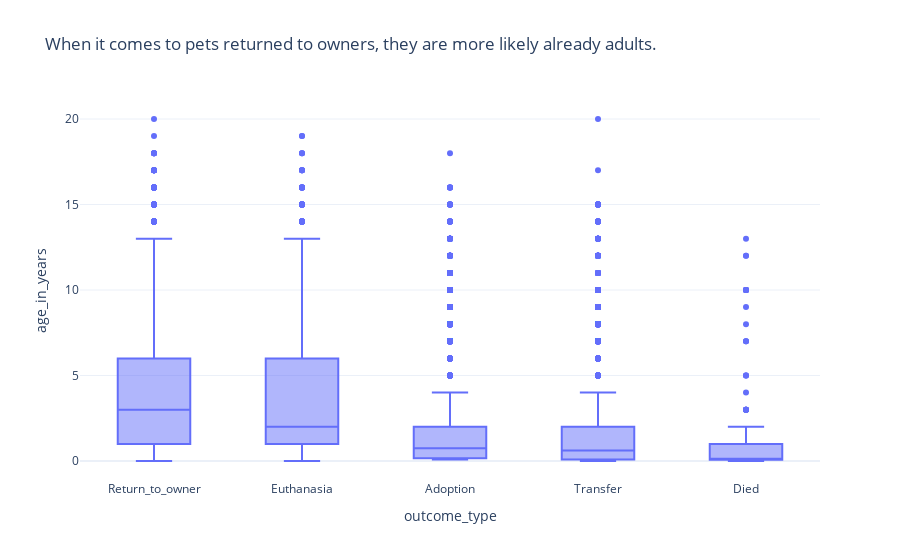

Notebook code cell kept with this figure:
### Code cell
px.box(df_train, x = 'outcome_type', y = 'age_in_years', title = 'When it comes to pets returned to owners, they are more likely already adults.')

### Figure 1 — Plotly figure (JSON) as saved in the notebook; plotly's stock layout.template omitted (floating-point values rounded to 4 significant figures; data arrays with more than 128 entries replaced by an {"elided": "..."} marker saying what was removed)
{"data": [{"alignmentgroup": "True", "hovertemplate": "outcome_type=%{x}<br>age_in_years=%{y}<extra></extra>", "legendgroup": "", "marker": {"color": "#636efa"}, "name": "", "notched": false, "offsetgroup": "", "orientation": "v", "showlegend": false, "type": "box", "x": {"elided": "26729 str values"}, "x0": " ", "xaxis": "x", "y": {"elided": "26729 float values"}, "y0": " ", "yaxis": "y"}], "layout": {"boxmode": "group", "legend": {"tracegroupgap": 0}, "title": {"text": "When it comes to pets returned to owners, they are more likely already adults."}, "xaxis": {"anchor": "y", "domain": [0, 1], "title": {"text": "outcome_type"}}, "yaxis": {"anchor": "x", "domain": [0, 1], "title": {"text": "age_in_years"}}}}
